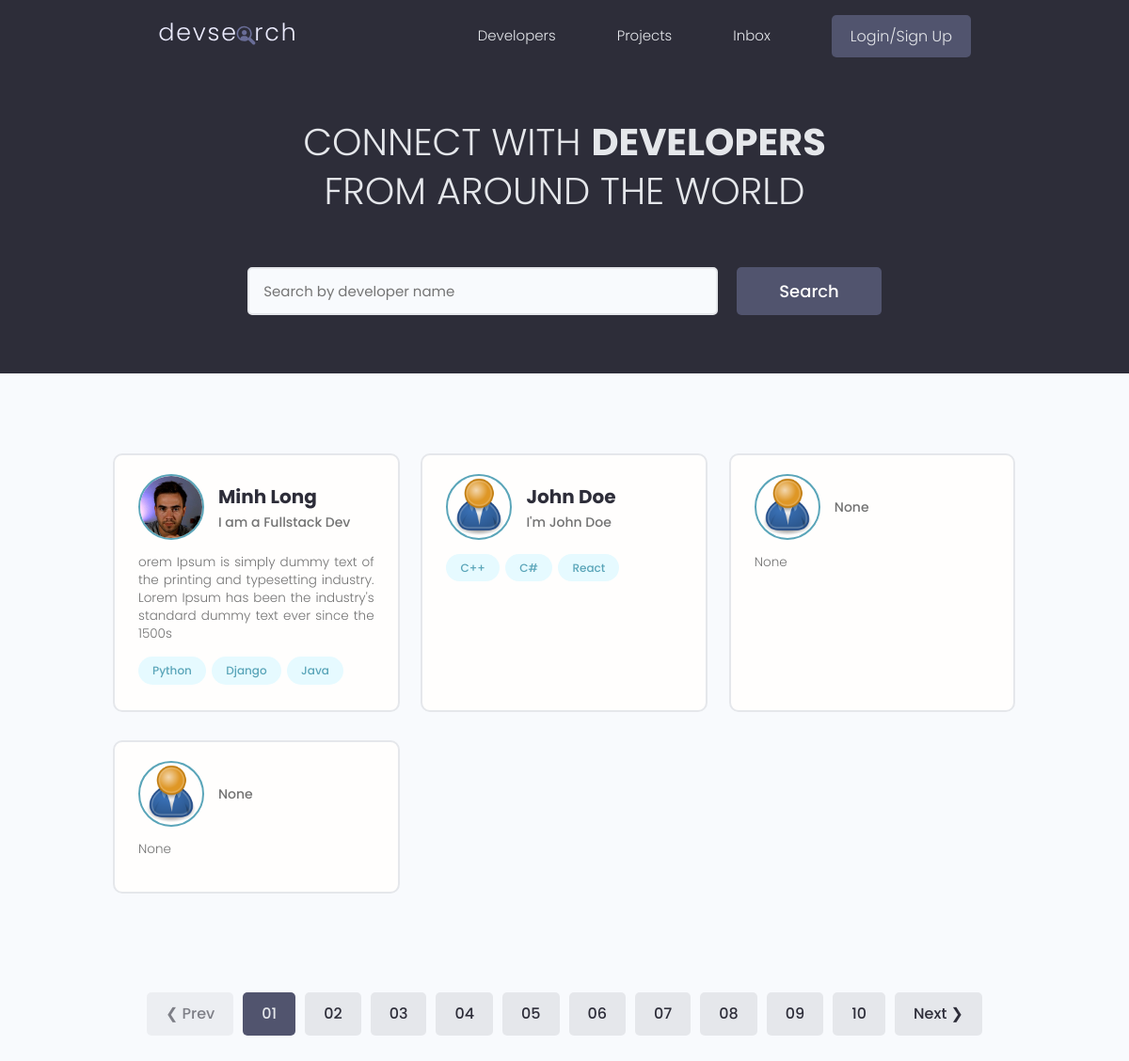
/, run on an earlier commit of the app's database.
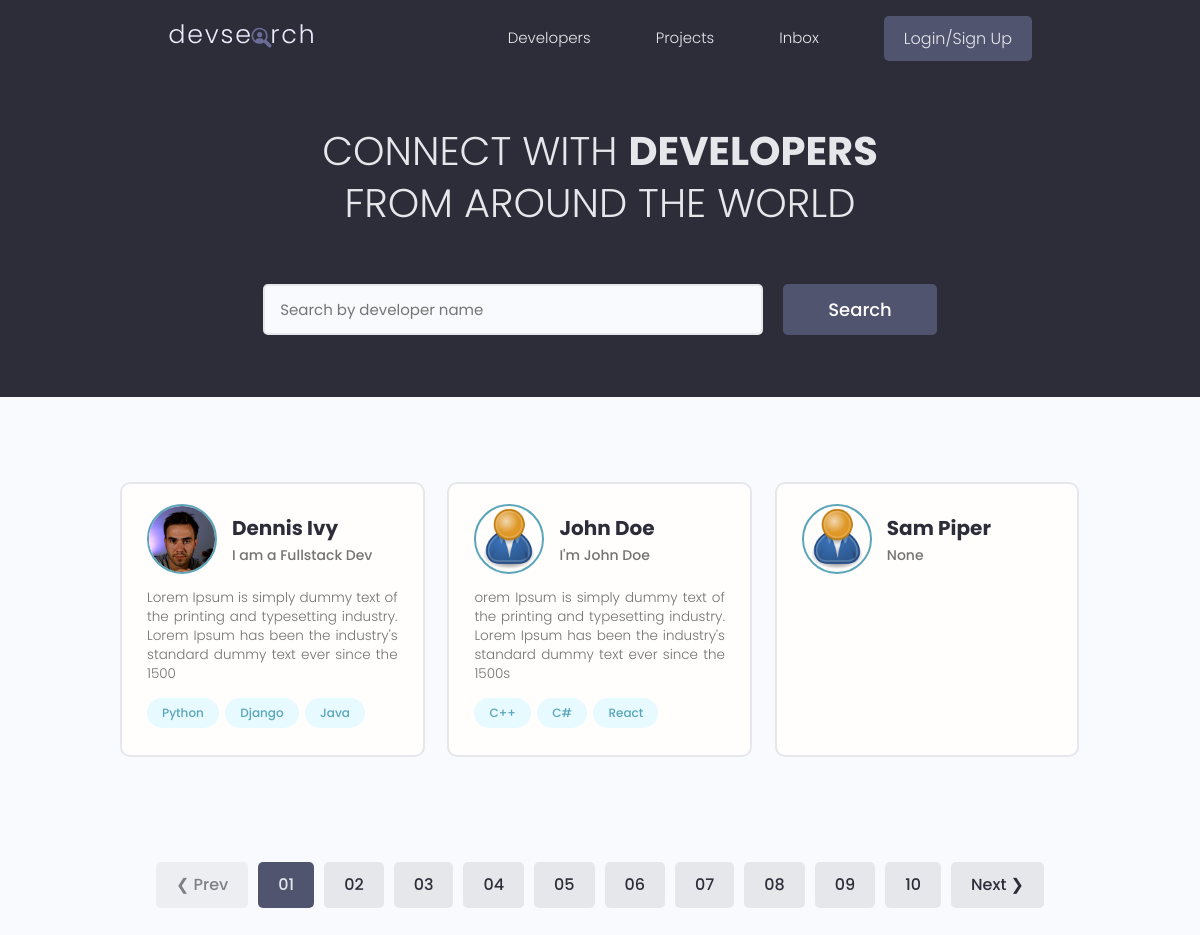
And on a later commit of the database.
### users/models.py (models this page shows, shortened)
class Profile(models.Model):
    user = models.OneToOneField(User, on_delete=models.CASCADE, null=True, blank=True)
    name = models.CharField(max_length=200, blank=True, null=True)
    email = models.EmailField(max_length=500, blank=True,null=True)
    username = models.CharField(max_length=200, blank=True, null=True)
    location = models.CharField(max_length=200, blank=True, null=True)
    short_intro = models.CharField(max_length=500, blank=True, null=True)
    bio = models.TextField(blank=True, null=True)
    profile_image = models.ImageField(blank=True, null=True, upload_to='profiles/', default='profiles/user-default.png' )
    social_github = models.CharField(max_length=200, blank=True, null=True)
    social_twitter = models.CharField(max_length=200, blank=True, null=True)
    social_linkedin = models.CharField(max_length=200, blank=True, null=True)
    social_youtube = models.CharField(max_length=200, blank=True, null=True)
    social_website = models.CharField(max_length=200, blank=True, null=True)
    created = models.DateTimeField(auto_now_add=True)
    id = models.UUIDField(default=uuid.uuid4, unique=True, primary_key=True, editable=False)

class Skill(models.Model):
    owner =  models.ForeignKey(Profile, on_delete=models.CASCADE, null=True)
    name = models.CharField(max_length= 200,null=True, blank=True)
    description = models.TextField(null=True, blank=True)
    created = models.DateTimeField(auto_now_add=True)
    id = models.UUIDField(default=uuid.uuid4, unique=True, primary_key=True, editable=False)
    def __str__(self):
        return str(self.name)

### users/views.py (the view)
# urls.py: path('', views.profiles, name='profiles'),
def profiles(request):
    profiles = Profile.objects.all()
    context = {'profiles' : profiles}
    return render(request, 'users/profiles.html', context )

### users/templates/users/profiles.html (shortened to what this page needs)
{% extends "main.html" %}
{%load static%}
{% block content %}
  <main class="home">
    <section class="hero-section text-center">
      <div class="container container--narrow">
        <div class="hero-section__box">
          <h2>CONNECT WITH <span>DEVELOPERS</span></h2>
          <h2>FROM AROUND THE WORLD</h2>
        </div>
        <div class="hero-section__search">
          <form class="form" action="#" method="get">
            <div class="form__field">
              <input class="input input--text" id="formInput#search" type="text" name="text"
                placeholder="Search by developer name" />
            </div>
            <input class="btn btn--sub btn--lg" type="submit" value="Search" />
          </form>
        </div>
      </div>
    </section>
    <section class="devlist">
      <div class="container">
        <div class="grid grid--three">
            {%for profile in profiles%}
          <div class="column card">
            <div class="dev">
              <a href="{%url 'user-profile' profile.id%}" class="card__body">
                <div class="dev__profile">
                  <img class="avatar avatar--md" src="{{profile.profile_image.url}}" alt="image" />
                  <div class="dev__meta">
                    <h3>{{profile.name}}</h3>
                    <h5>{{profile.short_intro|slice:"60"}}</h5>
                  </div>
                </div>
                <p class="dev__info">{{profile.bio|slice:"150"}}</p>
                <div class="dev__skills">
                    {%for skill in profile.skill_set.all|slice:"5"%}
                  <span class="tag tag--pill tag--main">
                    <small>{{skill}}</small>
                  </span>
                  {%endfor%}
                </div>
              </a>
            </div>
          </div>
          {%endfor%}
        </div>
      </div>
    </section>
    <div class="pagination">
      <ul class="container">
        <li><a href="#" class="btn btn--disabled">&#10094; Prev</a></li>
        <li><a href="#" class="btn btn--sub">01</a></li>
        <li><a href="#" class="btn">02</a></li>
        <li><a href="#" class="btn">03</a></li>
        <li><a href="#" class="btn">04</a></li>
        <li><a href="#" class="btn">05</a></li>
        <li><a href="#" class="btn">06</a></li>
        <li><a href="#" class="btn">07</a></li>
        <li><a href="#" class="btn">08</a></li>
        <li><a href="#" class="btn">09</a></li>
        <li><a href="#" class="btn">10</a></li>
        <li><a href="#" class="btn">Next &#10095;</a></li>
      </ul>
    </div>
  </main>
{% endblock content %}

### templates/main.html (shortened to what this page needs)
<!DOCTYPE html>
{%load static%}
<html lang="en">
<head>
    <link rel="stylesheet" href="https://cdn.iconmonstr.com/1.3.0/css/iconmonstr-iconic-font.min.css" />
    <link rel="stylesheet" href="{%static 'uikit/styles/uikit.css'%}" />
    <link rel="stylesheet" href="{%static 'styles/app.css'%}" />
</head>
<body>
    {%include 'navbar.html'%}
    {%block content%}
    {%endblock%}
</body>
</html>

### templates/navbar.html (shortened to what this page needs)
{%load static%}
<header class="header">
  <div class="container container--narrow">
    <a href="{%url 'profiles'%}" class="header__logo">
      <img src="{%static 'images/logo.svg'%}" alt="DevSearch Logo" />
    </a>
    <nav class="header__nav">
      <ul class="header__menu">
        <li class="header__menuItem"><a href="{%url 'profiles'%}">Developers</a></li>
        <li class="header__menuItem"><a href="{%url 'projects'%}">Projects</a></li>
        <li class="header__menuItem"><a href="">Inbox</a></li>
        {%if request.user.is_authenticated %}
        <li class="header__menuItem"><a href="{%url 'account'%}">Account</a></li>
        <li class="header__menuItem"><a href="{%url 'logout'%}" class="btn btn--sub">Logout</a></li>
        {%else%}
        <li class="header__menuItem"><a href="{%url 'login'%}" class="btn btn--sub">Login/Sign Up</a></li>
        {%endif%}
      </ul>
    </nav>
  </div>
</header>

### static/styles/app.css (style rules this page uses)
:root { --color-sub: #2d2d39; }
.btn--sub { background-color: var(--color-sub-light); }
.card { border: 2px solid var(--color-light); }
img { width: 100%; }
.header { position: sticky; z-index: 111; background-color: var(--color-sub); padding: 1.5rem 0; }
.header > .container { display: flex; justify-content: space-between; align-items: center; }
.header__logo > img { height: 3.8rem; }
.header__nav > ul { display: inline-flex; align-items: center; list-style: none; gap: 6.5rem; }
.header__menuItem > a { color: var(--color-light); font-weight: 300; }
.hero-section { height: 40vh; display: flex; align-items: center; background-color: var(--color-sub); }
.hero-section__box { margin-bottom: 4rem; }
.hero-section__box > h2, .hero-section__box > h2 > span { font-size: 4rem; color: var(--color-light); line-height: 1.3; text-transform: uppercase; }
.hero-section__box > h2 { font-weight: 300; }
.hero-section__box > h2 > span { font-weight: 700; }
.hero-section__search > .form { display: flex; align-items: center; justify-content: center; gap: 2rem; }
.hero-section__search > .form input.input--text { width: 50rem; }
.devlist { margin-top: 8rem; }
.devlist .grid { align-items: stretch; }
.devlist .dev .dev__profile { display: flex; align-items: center; gap: 1.5rem; }
.devlist .dev .dev__meta h3 { color: var(--color-sub); font-size: 2rem; font-weight: 700; }
.devlist .dev .dev__meta h5 { color: var(--color-text); font-size: 1.4rem; font-weight: 500; }
.devlist .dev .dev__info { margin: 1.5rem 0; font-size: 1.35rem; line-height: 1.4; text-align: justify; }
.pagination { margin-top: 8rem; margin-bottom: 10rem; }
.pagination > ul { flex-wrap: wrap; list-style: none; display: flex; align-items: center; justify-content: center; gap: 1rem; }
.pagination .btn { color: var(--color-sub); }
.pagination .btn.btn--sub { color: var(--color-light); }

### static/uikit/styles/modules/_variables.css (style rules this page uses)
:root { --color-main: #5aa5b9; --color-main-light: #e6faff; --color-sub: #3f4156; --color-sub-light: #51546e; --color-sub-lighter: #ededfd; --color-text: #737373; --color-gray: #8b8b8b; --color-light: #e5e7eb; --color-light-gray: #767676; --color-bg: #f8fafd; --color-white: #fffefd; --color-white-light: #f3f3f3; --color-success: #359e64; --color-success-bg: #def8e8; --color-error: #fc4b0b; --color-error-bg: #fff2ee; --font-base: 'Poppins', arial, helvetica, 'Segoe UI', roboto, ubuntu, sans-serif; --font-monospace: 'Fira Code', 'Courier New', courier, monospace; --font-regular: 300; --font-medium: 500; --font-bold: 700; --generic-shadow: 1px 1px 5px #00000010; --generic-transition: all 0.3s ease-in-out; }

### static/uikit/styles/modules/_base.css (style rules this page uses)
* { margin: 0; padding: 0; box-sizing: border-box; text-rendering: optimizeLegibility; color: inherit; font-size: inherit; }
html { font-size: 50%; }
@media only screen and (min-width: 480px) { html { font-size: 56.25%; } }
@media only screen and (min-width: 1200px) { html { font-size: 62.5%; } }
body { line-height: 1.6; font-weight: 400; font-size: 1.5rem; color: var(--color-text); background-color: var(--color-bg); min-height: 100vh; }

### static/uikit/styles/modules/_typography.css (style rules this page uses)
* { font-family: var(--font-base); }
h2 { font-size: 3.6rem; font-weight: var(--font-bold); }
h3 { font-size: 3.2rem; font-weight: var(--font-medium); }
h5 { font-size: 2.4rem; font-weight: var(--font-medium); }
h5, h6 { font-weight: var(--font-regular); }
p, span, strong { font-size: 1.6rem; color: var(--color-text); font-weight: var(--font-regular); }
a { padding-bottom: 2px; text-decoration: none; display: inline-block; color: var(--color-main); font-weight: var(--font-medium); }

### static/uikit/styles/modules/_utilities.css (style rules this page uses)
.container { width: 92%; max-width: 165rem; margin: 0 auto; box-sizing: border-box; }
.container--narrow { width: 92%; max-width: 120rem; }
@media screen and (min-width: 1000px) { .container { width: 90%; } }
@media screen and (min-width: 1000px) { .container--narrow { width: 85%; } }
@media screen and (min-width: 1200px) { .container { width: 80%; } }
@media screen and (min-width: 1200px) { .container--narrow { width: 72%; } }
.text-center { text-align: center; }

### static/uikit/styles/modules/_avatar.css (style rules this page uses)
.avatar { border-radius: 50%; border: 2px solid var(--color-main); object-fit: cover; }
.avatar--md { height: 7rem; width: 7rem; }

### static/uikit/styles/modules/_card.css (style rules this page uses)
.card { border-radius: 1rem; background-color: var(--color-white); border: 1.5px solid var(--color-light); width: auto; height: auto; margin-top: 0.5rem; margin-bottom: 0.5rem; overflow: hidden; }
.card__body, .card__header { padding: 2rem 2.5rem; }

What changed in the data, as far as the page shows it:
removed Profile: profile_image (placeholder picture), short_intro "None", bio "None"
removed Profile: profile_image (placeholder picture), short_intro "None", bio "None"
changed Profile "I am a Fullstack Dev": name "Minh Long" → "Dennis Ivy"; bio "orem Ipsum is simply dummy text of the printing and typesetting industry. Lorem Ipsum has been the industry's standard dummy text ever since the 1500s" → "Lorem Ipsum is simply dummy text of the printing and typesetting industry. Lorem Ipsum has been the industry's standard dummy text ever since the 1500"
changed Profile "John Doe": bio (not shown) → "orem Ipsum is simply dummy text of the printing and typesetting industry. Lorem Ipsum has been the industry's standard dummy text ever since the 1500s"
added Profile: profile_image (placeholder picture), name "Sam Piper", short_intro "None"
